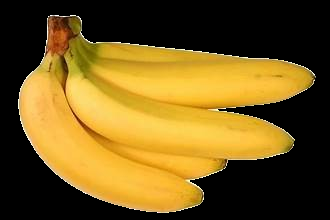
#> input picture Project/train_banana.png, 330 x 220 px
$ jupyter execute ImageMatching.ipynb
#> lines starting #> are read from the running program, lines starting #| are printed output that depends on the picture
[cell 1]
import cv2
import numpy as np

def match_images(train_image, test_image):

    star = cv2.xfeatures2d.StarDetector_create()
    fast = cv2.FastFeatureDetector_create()
    orb = cv2.ORB_create()
    sift = cv2.SIFT_create()


    # Initiate BRIEF extractor
    brief = cv2.xfeatures2d.BriefDescriptorExtractor_create()

    # [10 lines of commented-out code are left out]

    train_keypoints1,train_descriptor1 = orb.detectAndCompute(train_image, None)
    test_keypoints1,test_descriptor1 = orb.detectAndCompute(test_image, None)

    # compute the descriptors with BRIEF
    train_keypoints, train_descriptor = brief.compute(train_image, train_keypoints1)
    test_keypoints, test_descriptor = brief.compute(test_image, test_keypoints1)

    # Create a Brute Force Matcher
    bf = cv2.BFMatcher(cv2.NORM_HAMMING, crossCheck=True)

    # Match descriptors
    matches = bf.match(train_descriptor, test_descriptor)

    matches = sorted(matches, key=lambda x: x.distance)

    similarity_score = len(matches)

    return similarity_score

[cell 2]
# Load the banana images
train_image = cv2.imread('train_banana.png', cv2.IMREAD_GRAYSCALE)
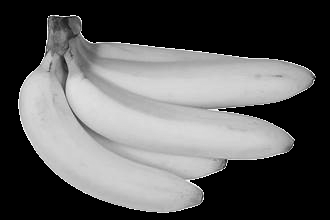
#> train_image: shape (220, 330); min 0, max 255, mean 93.2
train_image = cv2.pyrDown(train_image)
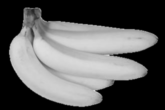
#> train_image: shape (110, 165); min 0, max 223, mean 93.2

test_image = cv2.imread('test_data/test_apple2.png', cv2.IMREAD_GRAYSCALE)
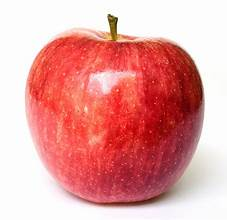
#> input picture Project/test_data/test_apple2.png, 227 x 220 px
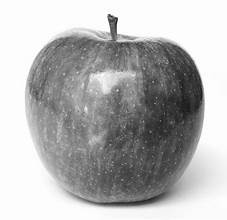
#> test_image: shape (220, 227); min 21, max 255, mean 179.6
# test_image = ndimage.rotate(test_image, 45)
test_image = cv2.pyrDown(test_image)
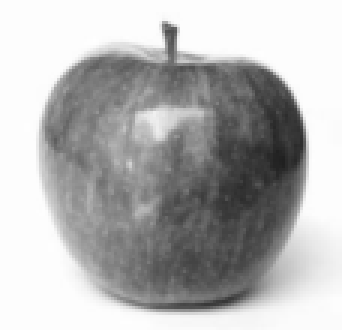
#> test_image: shape (110, 114) (shown 3 times larger); min 32, max 255, mean 179.9

# Match the images
similarity_score = match_images(train_image, test_image)
#> in match_images, `train_keypoints1,train_descriptor1 = orb.detectAndCompute(train_image,..`: train_keypoints1 = 21 keypoints; strongest (x, y, size): (110, 55, 31), (115, 55, 31), (114, 55, 44.6), (34, 35, 31)
#> in match_images, `test_keypoints1,test_descriptor1 = orb.detectAndCompute(test_image, No..`: test_keypoints1 = 35 keypoints; strongest (x, y, size): (46, 38, 31), (53, 44, 37.2), (52, 45, 31), (66, 37, 37.2)
#> in match_images, `train_keypoints, train_descriptor = brief.compute(train_image, train_k..`: train_keypoints has the same summary as train_keypoints1
#> in match_images, `test_keypoints, test_descriptor = brief.compute(test_image, test_keypo..`: test_keypoints has the same summary as test_keypoints1
#> in match_images, `matches = bf.match(train_descriptor, test_descriptor)`: matches = 2 matches
#> in match_images, `similarity_score = len(matches)`: similarity_score = 2
#> similarity_score = 2

# Define a threshold for similarity score
threshold = 35

print(similarity_score)
#| 2
# Determine if the images depict the same fruit or different fruits
if similarity_score >= threshold:
    print("The images depict the same fruit.")
else:
    print("The images depict different fruits.")
